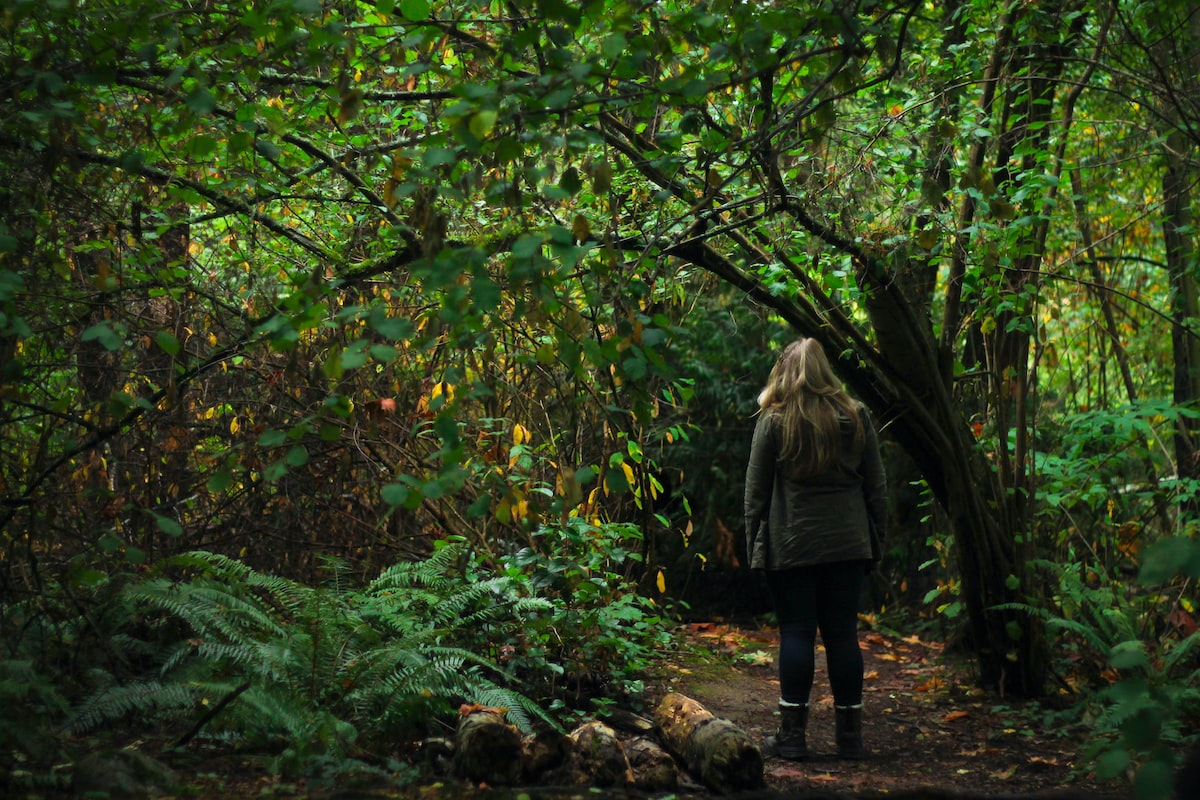
#> input picture Dataset/1.jpg, 1200 x 800 px, found by its file name; its folder holds only this picture in this run
$ jupyter execute --allow-errors Xu-ly-hinh-anh.ipynb   (older library calls are emulated)
#> lines starting #> are read from the running program, lines starting #| are printed output that depends on the picture; long printed decimals are rounded
#> further down, img is the input picture: shape (800, 1200, 3); mean B, G, R 28.5, 60.1, 47.3
[cell 1]
import cv2
import numpy as np
from scipy import ndimage
from scipy.ndimage import gaussian_filter
from skimage.metrics import structural_similarity as ssim

[cell 2]
# [9 lines of commented-out code are left out]

[cell 3]
# [20 lines of commented-out code are left out]

[cell 4]
# EDUMS
def tinh_gradient(anh):
    sobel_x = np.array([[-1, 0, 1],
                        [-2, 0, 2],
                        [-1, 0, 1]])
    sobel_y = np.array([[-1, -2, -1],
                        [ 0,  0,  0],
                        [ 1,  2,  1]])
    gx = ndimage.convolve(anh, sobel_x, mode='reflect')
    gy = ndimage.convolve(anh, sobel_y, mode='reflect')
    do_lon = np.sqrt(gx**2 + gy**2)
    huong = np.arctan2(gy, gx)
    return do_lon, huong, gx, gy

def rgb_to_ycbcr_fullrange(rgb):
    # rgb: float in 0..255
    R = rgb[...,0]; G = rgb[...,1]; B = rgb[...,2]
    Y  =  0.29900 * R + 0.58700 * G + 0.11400 * B
    Cb = 128.0 + (-0.168736 * R - 0.331264 * G + 0.5 * B)
    Cr = 128.0 + (0.5 * R - 0.418688 * G - 0.081312 * B)
    return Y, Cb, Cr

def ycbcr_to_rgb_fullrange(Y, Cb, Cr):
    cb = Cb - 128.0
    cr = Cr - 128.0
    R = Y + 1.40200 * cr
    G = Y - 0.344136 * cb - 0.714136 * cr
    B = Y + 1.77200 * cb
    return np.stack([R, G, B], axis=-1)

def edums_nhanh_ycbcr(anh, alpha=1.5, sigma=2.0, bgr=False, verbose=False):
    """
    Sharpen chỉ trên kênh Y (YCbCr full-range), giữ Cb/Cr nguyên vẹn.
    Trả về ảnh cùng dtype/scale như input. Nếu bgr=True thì input/output là BGR (cv2).
    Nếu verbose=True: in thông tin debug.
    """
    orig_dtype = anh.dtype
    arr = anh.astype(np.float64)

    # detect float 0..1 scaling
    scaled_from_0_1 = False
    if np.issubdtype(orig_dtype, np.floating) and arr.max() <= 1.0 + 1e-12:
        arr = arr * 255.0
        scaled_from_0_1 = True

    has_alpha = (arr.ndim == 3 and arr.shape[2] == 4)
    alpha_chan = None
    if has_alpha:
        alpha_chan = arr[...,3].copy()
        arr = arr[...,:3]

    if verbose:
        print("DEBUG: arr.shape", arr.shape, "dtype", orig_dtype, "scaled_from_0_1", scaled_from_0_1)

    # If grayscale input (HxW)
    if arr.ndim == 2:
        Y = arr
        do_lon, huong, gx, gy = tinh_gradient(Y)
        max_m = np.max(do_lon)
        do_lon_norm = do_lon / (max_m + 1e-10)
        w = np.clip(do_lon_norm, 0.0, 1.0)
        Y_blur = gaussian_filter(Y, sigma=sigma)
        mask = Y - Y_blur
        Y_sharp = np.clip(Y + alpha * mask * w, 0.0, 255.0)
        out = Y_sharp
    else:
        rgb = arr.copy()
        if bgr:
            rgb = rgb[..., ::-1]  # BGR -> RGB for processing

        # Convert to YCbCr (works with 0..255 float)
        Y, Cb, Cr = rgb_to_ycbcr_fullrange(rgb)

        # compute edge weight on Y
        do_lon, huong, gx, gy = tinh_gradient(Y)
        max_m = np.max(do_lon)
        do_lon_norm = do_lon / (max_m + 1e-10)
        w = np.clip(do_lon_norm, 0.0, 1.0)

        Y_blur = gaussian_filter(Y, sigma=sigma)
        mask = Y - Y_blur
        Y_sharp = np.clip(Y + alpha * mask * w, 0.0, 255.0)

        # Reconstruct RGB from sharpened Y and original Cb/Cr
        out_rgb = ycbcr_to_rgb_fullrange(Y_sharp, Cb, Cr)
        # Clip and ensure shape HxWx3
        out_rgb = np.clip(out_rgb, 0.0, 255.0)

        if bgr:
            out_rgb = out_rgb[..., ::-1]

        out = out_rgb

    # reattach alpha channel if present
    if has_alpha:
        alpha_chan_clipped = np.clip(alpha_chan, 0.0, 255.0)
        out = np.concatenate([out, alpha_chan_clipped[..., np.newaxis]], axis=2)

    # cast back to original dtype/scale
    if scaled_from_0_1:
        out = out / 255.0
        out = out.astype(orig_dtype)
    else:
        if np.issubdtype(orig_dtype, np.integer):
            out = np.clip(out, 0, 255).round().astype(orig_dtype)
        else:
            out = out.astype(orig_dtype)

    if verbose:
        print("DEBUG: out.shape", out.shape, "out.dtype", out.dtype,
              "min/max:", out.min(), out.max())
        if out.ndim == 3:
            print("DEBUG: channel means:", [out[...,c].mean() for c in range(out.shape[2])])

    return out

[cell 5]
# # in ra ảnh sau khi dùng EDUMS
# img3 = edums_nhanh_ycbcr(img2, alpha=1.5, sigma=1.5, bgr=True, verbose=True)
# cv2.imwrite(f'{nameImg}_edums.png', img3)

[cell 6]
#Khử rung EICL
def phat_hien_canh_sobel(anh_kenh, scale=1.0):
    """
    Phát hiện cạnh bằng Sobel trên một kênh
    """
    sobel_x = np.array([[-1, 0, 1], [-2, 0, 2], [-1, 0, 1]]) * scale
    sobel_y = np.array([[-1, -2, -1], [0, 0, 0], [1, 2, 1]]) * scale

    gx = ndimage.convolve(anh_kenh, sobel_x, mode='reflect')
    gy = ndimage.convolve(anh_kenh, sobel_y, mode='reflect')

    edge_magnitude = np.sqrt(gx**2 + gy**2)
    edge_magnitude = edge_magnitude / (edge_magnitude.max() + 1e-10)

    return edge_magnitude


def tao_ban_do_trong_so(edge_map, nguong=0.1, sigma_expand=2.0):
    """
    Tạo bản đồ trọng số từ edge map
    Vùng gần cạnh có trọng số cao hơn (cần loại bỏ ringing nhiều hơn)
    """
    # Tạo binary edge map
    binary_edges = (edge_map > nguong).astype(float)

    # Mở rộng vùng cạnh bằng Gaussian
    weight_map = gaussian_filter(binary_edges, sigma=sigma_expand)
    weight_map = np.clip(weight_map, 0.0, 1.0)

    return weight_map


def eicl_mot_kenh(kenh, nguong_canh=0.08, sigma_smooth=1.2, alpha=0.5):
    """
    Áp dụng EICL lên một kênh ảnh (Y, hoặc R, G, B)

    Args:
        kenh: Kênh ảnh (0-255)
        nguong_canh: Ngưỡng phát hiện cạnh
        sigma_smooth: Độ mạnh làm mượt
        alpha: Cường độ loại bỏ ringing (0-1)

    Returns:
        Kênh đã xử lý
    """
    # Phát hiện cạnh
    edge_map = phat_hien_canh_sobel(kenh)

    # Tạo bản đồ trọng số
    weight_map = tao_ban_do_trong_so(edge_map, nguong=nguong_canh, sigma_expand=sigma_smooth * 1.5)

    # Làm mượt kênh
    kenh_muot = gaussian_filter(kenh, sigma=sigma_smooth)

    # Trộn: vùng có ringing (gần cạnh) sẽ được làm mượt nhiều hơn
    kenh_eicl = kenh * (1.0 - alpha * weight_map) + kenh_muot * (alpha * weight_map)

    return kenh_eicl, edge_map, weight_map


def eicl_sau_edums(anh_edums, nguong_canh=0.08, sigma_smooth=1.2, alpha=0.5,
                   bgr=False, verbose=False):
    """
    Áp dụng EICL để loại bỏ ringing artifacts sau khi sharpen bằng EDUMS.
    Xử lý trên không gian YCbCr, chỉ làm mượt kênh Y để giữ màu sắc.

    Args:
        anh_edums: Ảnh output từ EDUMS
        nguong_canh: Ngưỡng phát hiện cạnh (0.05-0.15 tốt)
        sigma_smooth: Độ mạnh làm mượt (1.0-2.0 tốt)
        alpha: Cường độ loại bỏ ringing (0.3-0.7 tốt)
        bgr: True nếu input là BGR (OpenCV)
        verbose: In thông tin debug

    Returns:
        Ảnh đã loại bỏ ringing, cùng dtype/scale với input
    """
    orig_dtype = anh_edums.dtype
    arr = anh_edums.astype(np.float64)

    # Kiểm tra scale 0-1
    scaled_from_0_1 = False
    if np.issubdtype(orig_dtype, np.floating) and arr.max() <= 1.0 + 1e-12:
        arr = arr * 255.0
        scaled_from_0_1 = True

    # Xử lý alpha channel
    has_alpha = (arr.ndim == 3 and arr.shape[2] == 4)
    alpha_chan = None
    if has_alpha:
        alpha_chan = arr[..., 3].copy()
        arr = arr[..., :3]

    if verbose:
        print(f"EICL: shape={arr.shape}, dtype={orig_dtype}, scaled_0_1={scaled_from_0_1}")

    # Xử lý ảnh xám
    if arr.ndim == 2:
        Y_eicl, edge_map, weight_map = eicl_mot_kenh(arr, nguong_canh, sigma_smooth, alpha)
        out = np.clip(Y_eicl, 0.0, 255.0)

    # Xử lý ảnh màu
    else:
        rgb = arr.copy()
        if bgr:
            rgb = rgb[..., ::-1]  # BGR -> RGB

        # Chuyển sang YCbCr
        Y, Cb, Cr = rgb_to_ycbcr_fullrange(rgb)

        # Chỉ áp dụng EICL lên kênh Y (giữ nguyên Cb, Cr)
        Y_eicl, edge_map, weight_map = eicl_mot_kenh(Y, nguong_canh, sigma_smooth, alpha)
        Y_eicl = np.clip(Y_eicl, 0.0, 255.0)

        # Chuyển ngược về RGB
        out_rgb = ycbcr_to_rgb_fullrange(Y_eicl, Cb, Cr)
        out_rgb = np.clip(out_rgb, 0.0, 255.0)

        if bgr:
            out_rgb = out_rgb[..., ::-1]  # RGB -> BGR

        out = out_rgb

    # Gắn lại alpha channel
    if has_alpha:
        out = np.concatenate([out, alpha_chan[..., np.newaxis]], axis=2)

    # Chuyển về dtype/scale gốc
    if scaled_from_0_1:
        out = out / 255.0
        out = out.astype(orig_dtype)
    else:
        if np.issubdtype(orig_dtype, np.integer):
            out = np.clip(out, 0, 255).round().astype(orig_dtype)
        else:
            out = out.astype(orig_dtype)

    if verbose:
        print(f"EICL output: shape={out.shape}, dtype={out.dtype}, range=[{out.min():.2f}, {out.max():.2f}]")

    return out

[cell 7]
# img4 = eicl_sau_edums(img3, nguong_canh=0.08, sigma_smooth=1.2, alpha=0.5, bgr=True, verbose=True)
# cv2.imwrite(f'{nameImg}_eicl.png', img4)

[cell 8]
# [21 lines of commented-out code are left out]

[cell 9]
# so sánh thông số và ghi vào file (so sánh 2 ảnh có kích thước khác nhau)
def compare_images_2(img1_path, img2_path, nameImg, output_file='comparison_results.txt'):
    """So sánh các thông số của 2 ảnh có kích thước khác nhau và ghi vào file"""

    # Mở file để ghi (mode 'a' để append vào file sẵn có)
    with open(output_file, 'a', encoding='utf-8') as f:
        # Đọc ảnh
        img1 = img1_path
        img2 = img2_path

        # 1. So sánh kích thước gốc
        f.write(f"=== THÔNG SỐ CƠ BẢN ẢNH SỐ {nameImg}===\n")
        f.write(f"Ảnh gốc: {img1.shape} (HxWxC)\n")
        f.write(f"Ảnh qua xử lý: {img2.shape} (HxWxC)\n")
        f.write(f"Tỷ lệ kích thước: {img1.shape[0]/img2.shape[0]:.2f}x{img1.shape[1]/img2.shape[1]:.2f}\n")

        # 2. So sánh số lượng pixel
        pixels1 = img1.shape[0] * img1.shape[1]
        pixels2 = img2.shape[0] * img2.shape[1]
        f.write(f"\nSố pixel - Ảnh gốc: {pixels1:,} | Ảnh qua xử lý: {pixels2:,}\n")

        # 3. So sánh giá trị trung bình màu sắc
        f.write("\n=== THÔNG SỐ MÀU SẮC ===\n")
        mean1 = np.mean(img1, axis=(0,1))
        mean2 = np.mean(img2, axis=(0,1))
        f.write(f"Giá trị TB (BGR) - Ảnh gốc: {mean1}\n")
        f.write(f"Giá trị TB (BGR) - Ảnh qua xử lý: {mean2}\n")

        # 4. So sánh độ sáng
        brightness1 = np.mean(cv2.cvtColor(img1, cv2.COLOR_BGR2GRAY))
        brightness2 = np.mean(cv2.cvtColor(img2, cv2.COLOR_BGR2GRAY))
        f.write(f"Độ sáng TB - Ảnh gốc: {brightness1:.2f} | Ảnh qua xử lý: {brightness2:.2f}\n")

        # 5. So sánh độ tương phản
        std1 = np.std(cv2.cvtColor(img1, cv2.COLOR_BGR2GRAY))
        std2 = np.std(cv2.cvtColor(img2, cv2.COLOR_BGR2GRAY))
        f.write(f"Độ tương phản - Ảnh gốc: {std1:.2f} | Ảnh qua xử lý: {std2:.2f}\n")

        # 6. So sánh histogram
        f.write("\n=== SO SÁNH HISTOGRAM ===\n")
        hist1 = cv2.calcHist([img1], [0,1,2], None, [8,8,8], [0,256,0,256,0,256])
        hist2 = cv2.calcHist([img2], [0,1,2], None, [8,8,8], [0,256,0,256,0,256])
        hist1 = cv2.normalize(hist1, hist1).flatten()
        hist2 = cv2.normalize(hist2, hist2).flatten()
        hist_correlation = cv2.compareHist(hist1, hist2, cv2.HISTCMP_CORREL)
        f.write(f"Tương quan histogram: {hist_correlation:.4f} (1 = giống nhất)\n")

        # 7. So sánh SSIM (cần resize về cùng kích thước)
        f.write("\n=== SO SÁNH NỘI DUNG (SSIM) ===\n")
        # Resize về kích thước nhỏ hơn để so sánh
        h = min(img1.shape[0], img2.shape[0])
        w = min(img1.shape[1], img2.shape[1])
        img1_resized = cv2.resize(img1, (w, h))
        img2_resized = cv2.resize(img2, (w, h))

        # Chuyển sang grayscale
        gray1 = cv2.cvtColor(img1_resized, cv2.COLOR_BGR2GRAY)
        gray2 = cv2.cvtColor(img2_resized, cv2.COLOR_BGR2GRAY)

        ssim_score = ssim(gray1, gray2)
        f.write(f"SSIM Score: {ssim_score:.4f} (1 = giống hệt)\n")

        # 8. So sánh MSE (Mean Squared Error)
        mse = np.mean((img1_resized.astype(float) - img2_resized.astype(float)) ** 2)
        f.write(f"MSE: {mse:.2f} (0 = giống hệt)\n")

        # 9. Tính PSNR
        if mse > 0:
            psnr = 20 * np.log10(255.0 / np.sqrt(mse))
            f.write(f"PSNR: {psnr:.2f} dB (>40 = rất giống)\n")
        f.write("=" * 40)
        f.write("\n")

    print(f"✓ Kết quả đã được ghi vào file: {output_file}")

[cell 10]
# compare_images_2(img, img4, nameImg, output_file='Thong_so_co_ban.txt')

[cell 11]
#IESR
def IESR(img, iters=3):
    ycbcr = cv2.cvtColor(img, cv2.COLOR_BGR2YCrCb)
    Y = ycbcr[:,:,0]
    Cr = ycbcr[:,:,1]
    Cb = ycbcr[:,:,2]

    Y_up  = cv2.resize(Y, None, fx=2, fy=2, interpolation=cv2.INTER_CUBIC)
    Cr_up = cv2.resize(Cr, None, fx=2, fy=2, interpolation=cv2.INTER_NEAREST)
    Cb_up = cv2.resize(Cb, None, fx=2, fy=2, interpolation=cv2.INTER_NEAREST)

    for _ in range(iters):
        edge = cv2.Laplacian(Y_up, cv2.CV_32F)
        Y_up = cv2.addWeighted(Y_up.astype(np.float32), 1.0,
                               edge.astype(np.float32), 0.15, 0)
        Y_up = np.clip(Y_up, 0, 255).astype(np.uint8)

    out = cv2.merge([Y_up, Cr_up, Cb_up])
    return cv2.cvtColor(out, cv2.COLOR_YCrCb2BGR)

#> (a cell that did not finish here is left out)

#| DEBUG: arr.shape (1600, 2400, 3) dtype uint8 scaled_from_0_1 False
#> in tinh_gradient, `huong = np.arctan2(gy, gx)`:
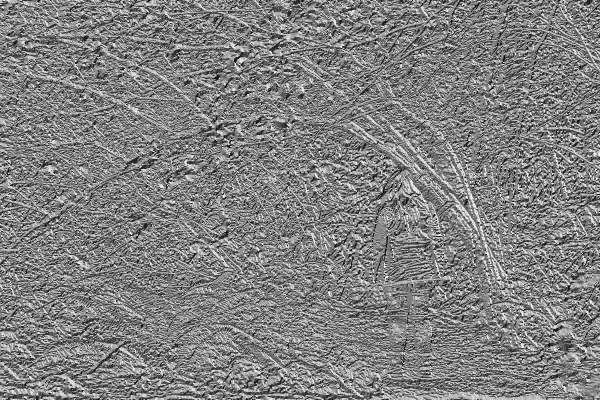
#> huong: shape (1600, 2400) float64 (shown at 1/4 size); min -3.14, max 3.14, mean 0.0447; drawn with min black and max white
#> in edums_nhanh_ycbcr, `max_m = np.max(do_lon)`: max_m = 682.3
#> in ycbcr_to_rgb_fullrange, `cr = Cr - 128.0`:
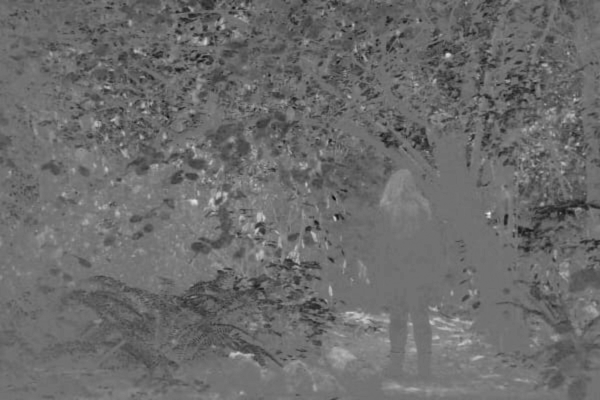
#> cr: shape (1600, 2400) float64 (shown at 1/4 size); min -56.07, max 67.43, mean -3.8; drawn with min black and max white
#> in ycbcr_to_rgb_fullrange, `return np.stack([R, G, B], axis=-1)`:
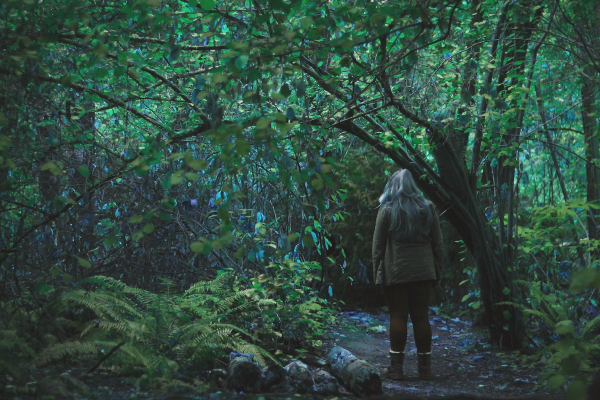
#> returned value: shape (1600, 2400, 3) float64 (shown at 1/4 size); mean of channels 0, 1, 2 47.2, 60, 28.4; drawn with min black and max white
#> in edums_nhanh_ycbcr, `out_rgb = np.clip(out_rgb, 0.0, 255.0)`:
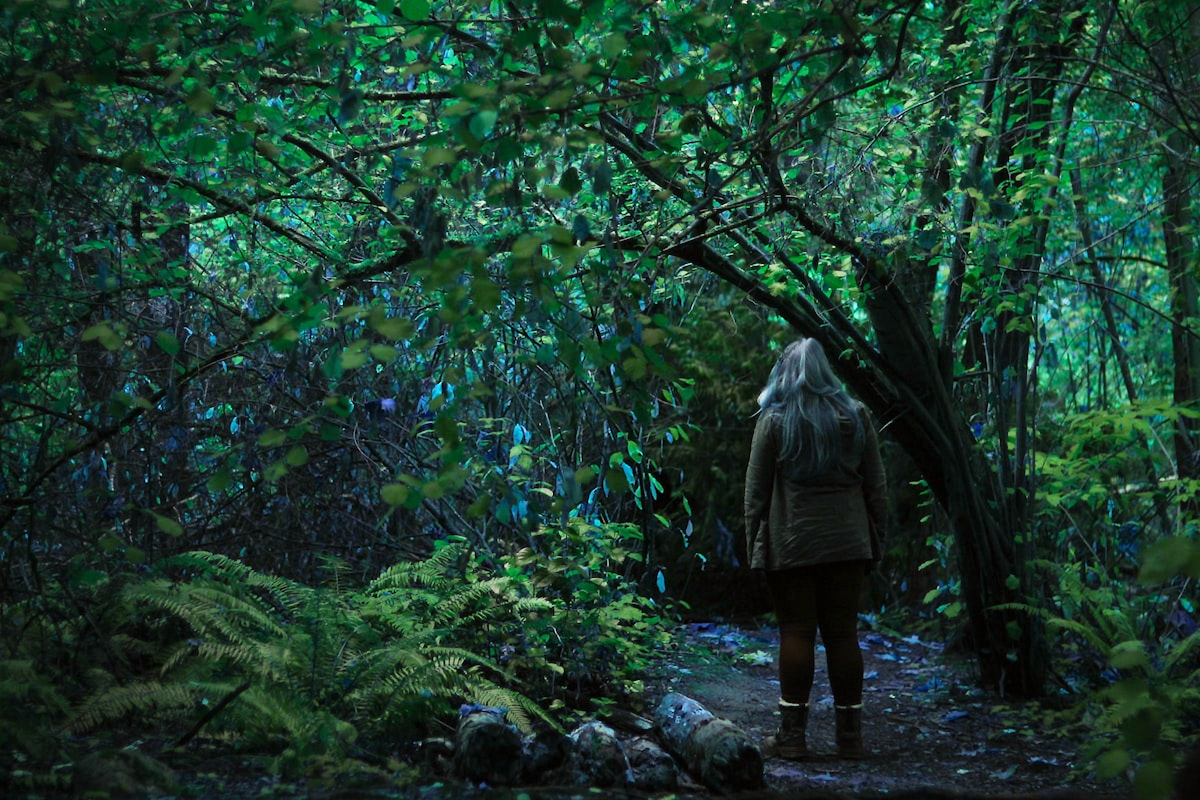
#> out_rgb: shape (1600, 2400, 3) float64 (shown at 1/2 size); mean of channels 0, 1, 2 47.2, 60, 28.5; drawn as B, G, R
#| DEBUG: out.shape (1600, 2400, 3) out.dtype uint8 min/max: 0 255
#| DEBUG: channel means: [28.461, 59.976, 47.184]
    # cv2.imwrite(f'Output/{nameImg}_edums.png', img3)

    #Khử rung EICL
    img4 = eicl_sau_edums(img3, nguong_canh=0.08, sigma_smooth=1.2, alpha=0.5, bgr=True, verbose=True)
#| EICL: shape=(1600, 2400, 3), dtype=uint8, scaled_0_1=False
#| EICL output: shape=(1600, 2400, 3), dtype=uint8, range=[0.00, 255.00]
    # cv2.imwrite(f'Output/Use_edums/{nameImg}_eicl.png', img4)

    img5 = IESR(img)
    # cv2.imwrite(f'Output/Use_IESR/{nameImg}_iesr.png', img5)
    # so sánh thông số và ghi vào file (so sánh 2 ảnh có kích thước khác nhau)
    compare_images_2(img, img4, nameImg, output_file='Thong_so_co_ban.txt')
#> in compare_images_2, `mean1 = np.mean(img1, axis=(0,1))`: mean1 = [28.54, 60.14, 47.33]
#> in compare_images_2, `mean2 = np.mean(img2, axis=(0,1))`: mean2 = [28.4, 59.92, 47.12]
#> in compare_images_2, `brightness1 = np.mean(cv2.cvtColor(img1, cv2.COLOR_BGR2GRAY))`: brightness1 = 52.7
#> in compare_images_2, `brightness2 = np.mean(cv2.cvtColor(img2, cv2.COLOR_BGR2GRAY))`: brightness2 = 52.5
#> in compare_images_2, `std1 = np.std(cv2.cvtColor(img1, cv2.COLOR_BGR2GRAY))`: std1 = 35.69
#> in compare_images_2, `std2 = np.std(cv2.cvtColor(img2, cv2.COLOR_BGR2GRAY))`: std2 = 35.45
#> in compare_images_2, `hist1 = cv2.normalize(hist1, hist1).flatten()`: hist1 = 512 values, max 0.772 at index 0, min 0 at index 4, mean 0.00561
#> in compare_images_2, `hist2 = cv2.normalize(hist2, hist2).flatten()`: hist2 = 512 values, max 0.771 at index 0, min 0 at index 4, mean 0.0056
#> in compare_images_2, `hist_correlation = cv2.compareHist(hist1, hist2, cv2.HISTCMP_CORREL)`: hist_correlation = 1
#> in compare_images_2, `ssim_score = ssim(gray1, gray2)`: ssim_score = 0.995
#> in compare_images_2, `mse = np.mean((img1_resized.astype(float) - img2_resized.astype(float)..`: mse = 5.19
#> in compare_images_2, `psnr = 20 * np.log10(255.0 / np.sqrt(mse))`: psnr = 40.98
    compare_images_2(img, img5, nameImg, output_file='Thong_so_co_ban_2.txt')
